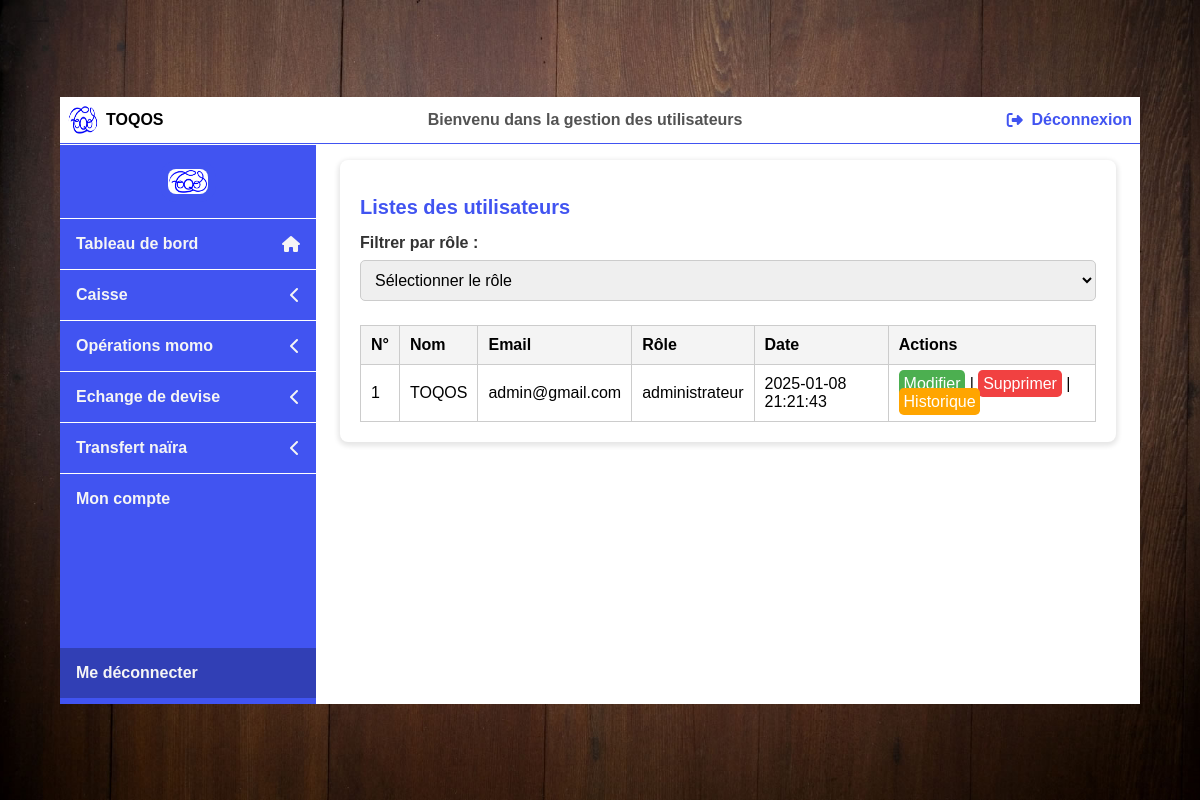
The app's page /pages/users/view-user.php (signed in) with its own data.
### tables this page shows
CREATE TABLE `users` (
  `id` int NOT NULL AUTO_INCREMENT,
  `name` varchar(100) DEFAULT NULL,
  `email` varchar(255) DEFAULT NULL,
  `password` varchar(255) DEFAULT NULL,
  `role` varchar(50) DEFAULT NULL,
  `user_signup_date` timestamp NULL DEFAULT CURRENT_TIMESTAMP,
  PRIMARY KEY (`id`)
);

### pages/users/UsersController.php (called while the page is built, shortened)
 <?php
    class UsersController
    {
        private function connectDb()
        {
            try {
                $db = new PDO("mysql:host=localhost;dbname=db_niyi", "mouksite", "", [
                    PDO::ATTR_ERRMODE => PDO::ERRMODE_EXCEPTION,
                    PDO::ATTR_DEFAULT_FETCH_MODE => PDO::FETCH_ASSOC
                ]);
                return $db;
            } catch (PDOException $error) {
                error_log("Database connection error: " . $error->getMessage());
                die("Erreur de connexion à la base de données.");
            }
        }
        public function getAllUsers()
        {
            $db = $this->connectDb();
            $query = "SELECT * FROM users";
            $stmt = $db->query($query);
            return $stmt->fetchAll();
        }
    }
?>

### pages/users/view-user.php (the view, shortened to what this page needs)
<?php
	require_once("header.php");
	require_once("UsersController.php");
	$usersController = new UsersController();
	$usersData = $usersController->getAllUsers();
?>
<div class="dashboard__container">
	<div class="dashboard__container-elements">
		<section id="view-naira" class="dashboard__section">
			<h2 class="dashboard__title">Listes des utilisateurs</h2>
			<div class="filters">
				<label for="date-filter" class="filters__label"
					>Filtrer par rôle :</label
				>
				<select id="statut-naira" name="statut-naira" class="filters__input">
					<option selected disabled> Sélectionner le rôle</option>
				</select>
			</div>
			<table class="table">
				<thead class="table__head">
					<tr class="table__row">
						<th class="table__cell">N°</th>
						<th class="table__cell">Nom</th>
						<th class="table__cell">Email</th>
						<th class="table__cell">Rôle</th>
						<th class="table__cell">Date</th>
						<th class="table__cell">Actions</th>
					</tr>
				</thead>
				<tbody id="attendance-table" class="table__body">
					<?php foreach ($usersData as $index => $row): ?>
						<tr class="table__row">
							<td class="table__cell"><?= $index + 1 ?></td>
							<td class="table__cell"><?= htmlspecialchars($row['name']) ?></td>
							<td class="table__cell"><?= htmlspecialchars($row['email']) ?></td>
							<td class="table__cell"><?= htmlspecialchars($row['role']) ?></td>
							<td class="table__cell"><?= htmlspecialchars($row['user_signup_date']) ?></td>
							<td class="table__cell">
								<a href="edit-user.php?id=<?= $row['id'] ?>" class="btn-success btn-action">Modifier</a> |
								<a href="#" id="delete-user" onclick="delUser(<?= $row['id'] ?>);" class="btn-danger btn-action">Supprimer</a> |
								<a href="#" id="history-user" class="btn-warning btn-action">Historique</a>
							</td>
						</tr>
					<?php endforeach; ?>
				</tbody>
			</table>
		</section>
	</div>
</div>
<?php
	require_once("nav.php");
	require_once("footer.php");
?>

### assets/css/dashbord.css (style rules this page uses)
* { box-sizing: border-box; }
body { font-family: sans-serif; margin: 0; }
.dashboard__container { position: absolute; top: 2.95rem; left: 0; width: 100%; padding-left: 17.5rem; padding-right: 1.5rem; overflow: auto; height: 35rem; }
.dashboard__container-elements { display: flex; align-items: center; justify-content: space-evenly; margin: 1rem 0rem; }
.dashboard__section { width: 100%; background-color: #fff; padding: 20px; margin-bottom: 20px; border-radius: 8px; box-shadow: 0 2px 5px 2px rgba(0, 0, 0, 0.1); }
.dashboard__title { font-size: 20px; margin-bottom: 15px; color: #4154f1; }
.filters { width: 100%; margin-bottom: 1.5rem; }
.filters__label { display: block; color: #333; font-weight: bold; margin: 0.5rem 0rem; }
.filters__input { width: 100%; padding: 10px; font-size: 16px; border: 1px solid #ccc; border-radius: 5px; outline: none; }
.table { width: 100%; border-collapse: collapse; }
.table__head { background-color: #f4f4f4; }
.table__cell { border: 1px solid #ccc; padding: 10px; text-align: left; }
a { text-decoration: none; }
.btn-action { color: #fff; padding: 0.3rem; border-style: none; border-radius: 0.3rem; }
.btn-success { background: #4caf50; }
.btn-danger { background: #f14141; }
.btn-warning { background-color: orange; border-style: none; }

### records on screen
users: name "TOQOS", email "admin@gmail.com", role "administrateur", user_signup_date "2025-01-08 21:21:43"

### other values on screen
$_SESSION['userName'] "TOQOS"
